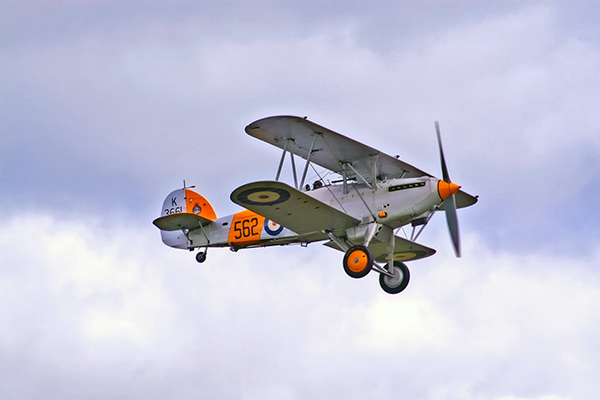
//> input picture Study_Yeungnam_Univ/Autonomous driving Artificial intelligence/bmp&jpg/airplane.bmp, 600 x 400 px
$ ./add_eg1   (built with g++ and OpenCV 4, the #if around main switched on)
//> lines starting //> are read from the running program, lines starting //| are printed output that depends on the picture
/*
여기서 3번 run을 시켜서 비교해보라.

첫 번째, dst = src2 + src1만 활성화
두 번째, dst = src2 + src1 & for문 활성화
세 번째, add만 활성화

for문 속에 0.5라는 값은 이미지의 비율을 정하는 것이고, 나중에 add문에서의 weight(가중치) 역할을 한다.

************  Error 유의사항 : 두 번째 run에서 dst = src2 + src1; 문을 활성화시키지않으면 Error가 난다. ***********
 >> 왜? : src2, src1은 airplane, field의 이미지로 범위가 정해져있는데 dst는 범위가 define되어 있지 않기 때문에.
*/
#if 0
#include <iostream>
#include <stdio.h>
#include "opencv2/opencv.hpp"

using namespace cv;
using namespace std;

int main(void) {

	Mat src1, src2, dst;
	src1 = imread("airplane.bmp", IMREAD_GRAYSCALE);
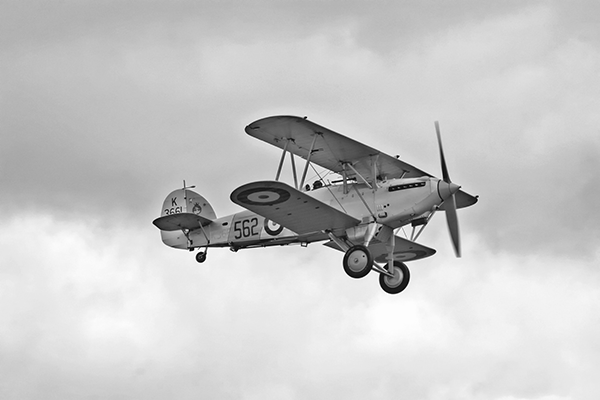
//> src1: 400 rows x 600 cols, CV_8UC1; min 0, max 255, mean 199.6
	src2 = imread("field.bmp", IMREAD_GRAYSCALE);
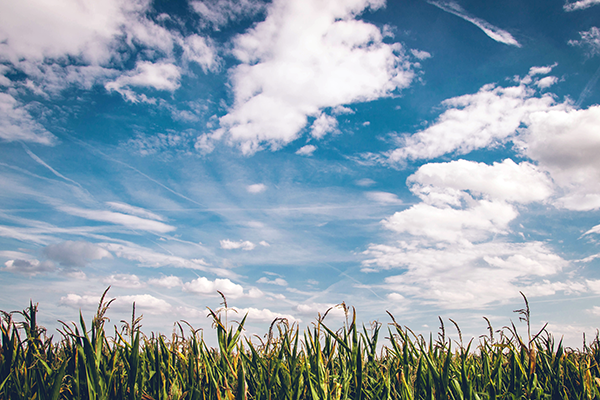
//> input picture Study_Yeungnam_Univ/Autonomous driving Artificial intelligence/bmp&jpg/field.bmp, 600 x 400 px
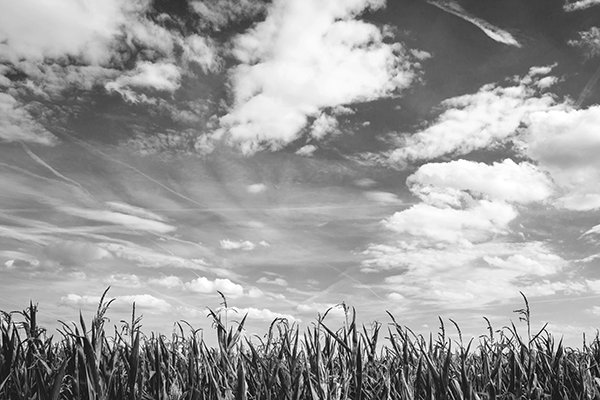
//> src2: 400 rows x 600 cols, CV_8UC1; min 0, max 255, mean 156.2

	imshow("src1", src1);
	imshow("src2", src2);

	dst = src2 + src1;
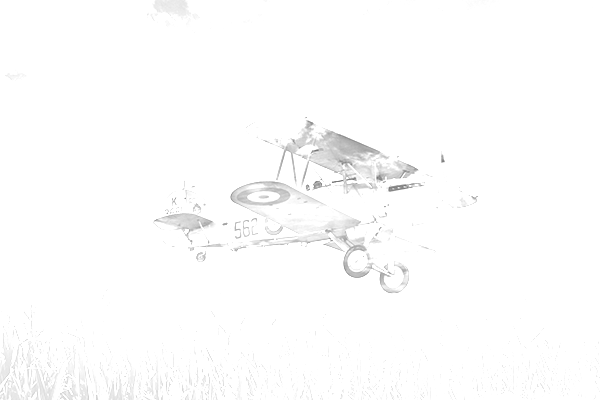
//> dst: 400 rows x 600 cols, CV_8UC1; min 117, max 255, mean 252.9

	// [9 lines of commented-out code are left out]

	imshow("src1+src2", dst);

	waitKey(0);
	return 0;

}

#endif
